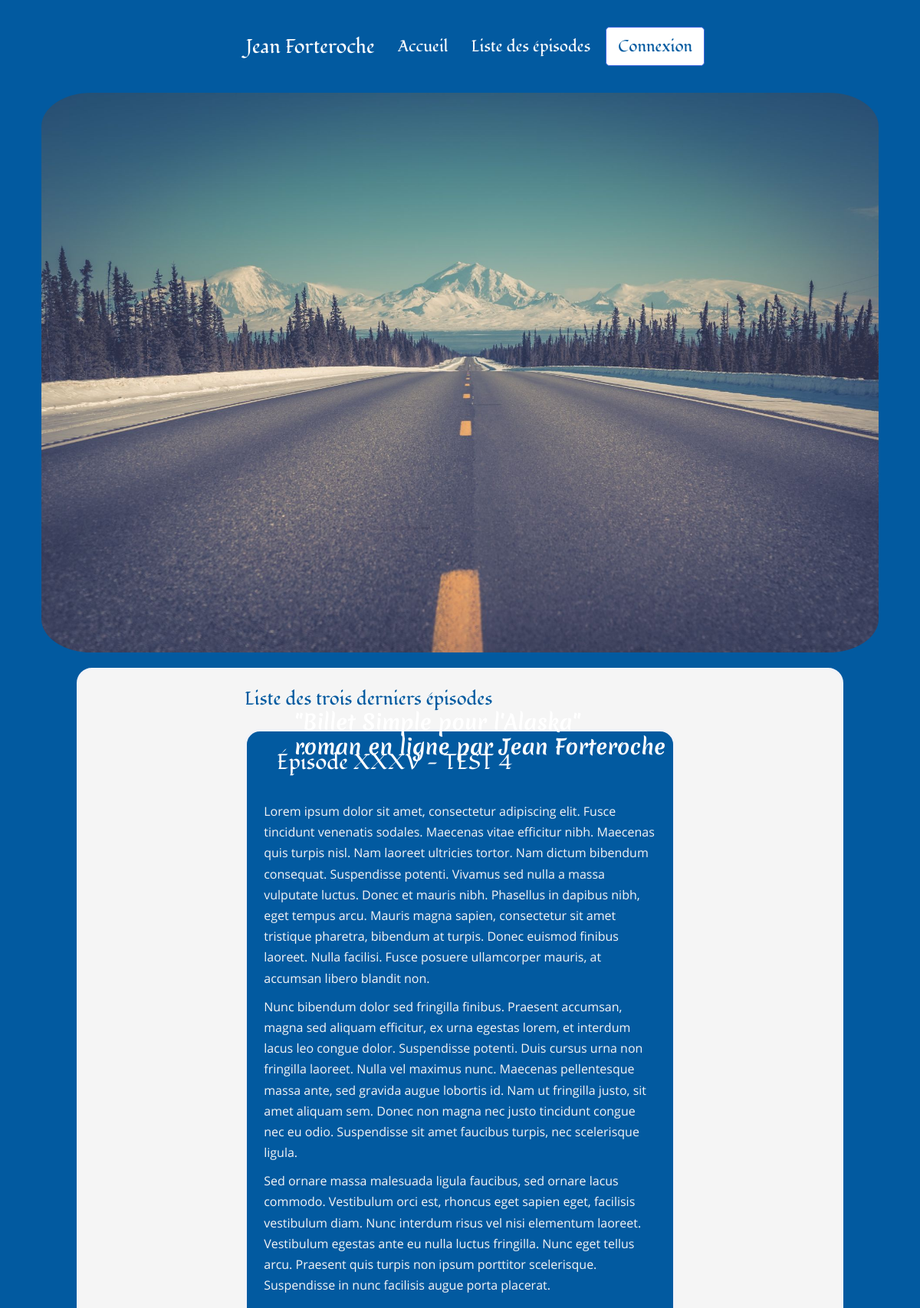
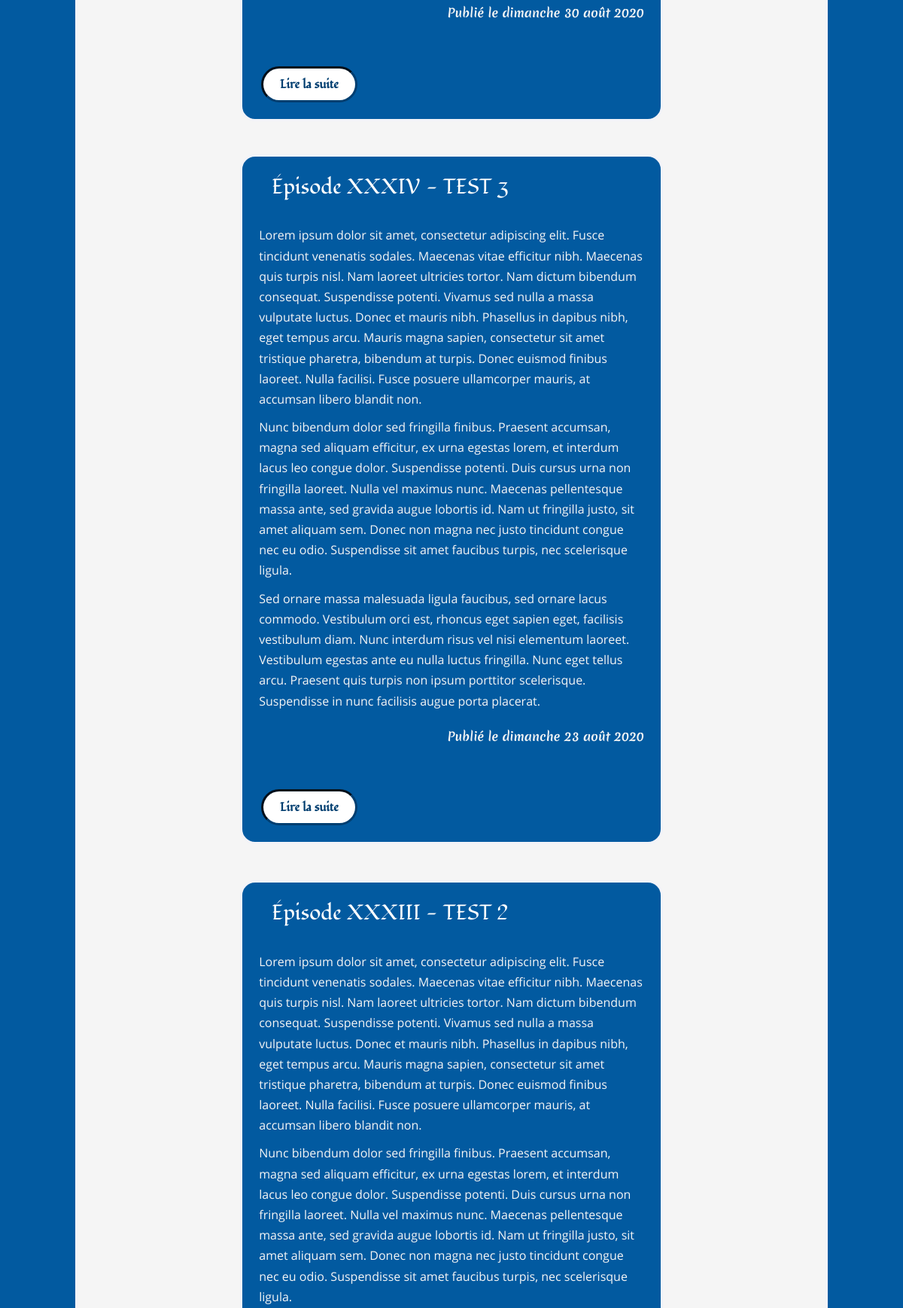
The page / (upper part) on the database its author committed (2 pictures, top to bottom).
### tables this page shows
CREATE TABLE IF NOT EXISTS `Posts` (
  `id` int(11) NOT NULL AUTO_INCREMENT,
  `chapter` SMALLINT(1) UNSIGNED NOT NULL,
  `title` varchar(255) NOT NULL,
  `introduction` text NOT NULL,
  `content` text NOT NULL,
  `post_date` datetime NOT NULL,
  `post_status` varchar(7) NOT NULL,
  PRIMARY KEY (`id`)
);

### src/View/View.php (called while the page is built, shortened)
<?php
class View
{
    public function render(array $data, string $origin): void
    {
        require_once "..\\templates\\${origin}\\${data['template']}.html.php";
        require_once "..\\templates\\${origin}\\layout.html.php";
    }
}

### src/Controller/Frontoffice/PostController.php (called while the page is built, shortened)
<?php
class PostController
{
    private PostManager $postManager;
    private View $view;
    public function __construct(PostManager $postManager, CommentManager $commentManager, View $view, Session $session, Error $error)
    {
        $this->postManager = $postManager;
        $this->view = $view;
    }
    public function displayHomeWithTheLastThreePosts(): void
    {
        $data = $this->postManager->showLastThreePosts();
        $this->view->render(['template' => 'home', 'allposts' => $data], 'frontoffice');
    }
}

### public/index.php (called while the page is built, shortened)
<?php
$router = new Router();
$router->run();

### src/Model/PostManager.php (called while the page is built, shortened)
<?php
class PostManager
{
    private $database;
    public function __construct(Database $database)
    {
        $this->database = $database->getPdo();
    }
    public function showLastThreePosts(): ?array
    {
        $request = $this->database->prepare('SET lc_time_names = \'fr_FR\';');
        $request->execute();
        $request = $this->database->prepare('SELECT id, title, introduction, CONCAT_WS(\' \', \'le\', DAYNAME(post_date), DAY(post_date), MONTHNAME(post_date), YEAR(post_date)) AS post_date_fr, post_status FROM posts WHERE post_status=\'publish\' ORDER BY post_date DESC LIMIT 0,3');
        $request->execute();
        $result = $request->fetchAll();
        return !$result ? null : $result;
    }
}

### src/Service/Database.php (called while the page is built, shortened)
<?php
class Database
{
    private $database;
    public function __construct()
    {
        $this->database = new \PDO('mysql:host=localhost;dbname=openclassrooms_project4;port=3306;charset=utf8mb4', 'root', 'vFaGsjLk8WpkQtxYJ8XZXAf690shjBzW', [
            \PDO::ATTR_ERRMODE => \PDO::ERRMODE_EXCEPTION,
            \PDO::ATTR_DEFAULT_FETCH_MODE => \PDO::FETCH_ASSOC
        ]);
    }
    public function getPdo(): \PDO
    {
        return $this->database;
    }
}

### templates/frontoffice/home.html.php (the view)
<?php if ($data['allposts'] === null): ?>
    <section>
        <p class="pError"> Erreur : l'affichage de la liste des trois derniers épisodes n'est pas possible. </p>
    </section>
<?php elseif ($data['allposts'] !== null): ?>
    <section>
        <h2>Liste des trois derniers épisodes</h2>
        <?php foreach($data['allposts'] as $post): ?>
                <article>
                    <h3>Épisode <?=$post['title']?></h3>
                    <p><?=$post['introduction']?></p>
                    <p class="pCreatedAt">Publié <?=$post['post_date_fr']?> </p>
                    <a href="index.php?action=detailOfPost&amp;id=<?=$post['id']?>" class="linkToTheRestOfThePost">Lire la suite</a>
                </article>
    </section>
    <?php endforeach; ?>
<?php endif; ?>

### public/css/style.css (style rules this page uses)
html { font-size: 100%; font-family: 'merienda_oneregular', Arial, sans-serif, serif; font-weight: 400; color: #FFF; box-sizing: border-box; }
*, *::before, *::after { box-sizing: inherit; }
html, body { margin:0; padding:0; }
body { font-size: 1rem; background-color: #025AA0; display: flex; flex-direction: column; align-items: center; }
a { color: white; text-decoration: none; }
section h2 { font-family: 'fondamentoregular', Arial, sans-serif, serif; }
article { display: flex; flex-direction: column; margin-top: 20px; color: whitesmoke; border: 3px solid rgb(242, 243, 248); border-radius: 20px; background-color: #025AA0; }
article:last-child { margin-bottom: 20px; }
article h3, article h4, article h5 { color: #FFF; padding-left: 7%; font-family: 'fondamentoregular', Arial, sans-serif, serif; }
p { line-height: 1.7; padding: 0 4%; margin-top: 0; margin-bottom: 10px; font-family: 'open_sansregular'; }
.pCreatedAt { font-family: 'merienda_oneregular', Arial, sans-serif, serif; text-align: end; }
.linkToTheRestOfThePost, .linkReadTheEntireEpisode, .inputTypeSubmitPublishComment, .linkToTheReportOfThePostComment, .inputTypeSubmitValidateLogin, .inputTypeSubmitRenewPassword , .inputTypeSubmitChangePassword, .inputTypeSubmitSaveDraft, .inputTypeSubmitPreview, .inputTypeSubmitPublish, .homeTab, .myProfileTab, .episodeListTab, .createAnEpisodeTab, .commentsTab, .logoutTab { width: 8rem; text-align: center; transition: border 1.3s ease, background-color 1.3s ease, color 0.7s ease; background-color: #FFF; color: #013E70; border: inset #013E70; border-radius: 2em; padding: 10px 10px; font-weight: 600; font-family: 'fondamentoregular', Arial, sans-serif, serif; margin-left: 4.5%; margin-bottom: 4%; align-self: flex-start; }
article, section h2, article h3, .linkPreviousPost, .linkNextPost, .linkPreviousPage, .linkNextPage, footer { margin: 1.5rem 0rem; }
.sectionPostComment, .pCreatedAt, .sectionH4TitleComments { margin-bottom: 3.5rem; }
h1, h2, h3, h4, h5, h6 { margin-top: 0; margin-bottom: .5rem; }
.h1, .h2, .h3, .h4, .h5, .h6, h1, h2, h3, h4, h5, h6 { margin-bottom: .5rem; font-weight: 500; line-height: 1.2; }
.h3, h3 { font-size: 1.75rem; }
@media all and (min-width: 600px) and (min-resolution: 1dppx) { p { width: 556px; } }
@media all and (min-width: 1024px) and (min-resolution: 1dppx) { section h2, .sectionH4TitleComments,.pControlPanelPage, .pError { color: #025AA0; } }

### rows shown on the page
posts: title "XXXV - TEST 4", introduction "Lorem ipsum dolor sit amet, consectetur adipiscing elit. Fusce tincidunt venenatis sodales. Maecenas vitae efficitur nibh. Maecenas quis turpis nisl. Nam laoreet ultricies tortor. Nam dictum bibendum consequat. Suspendisse potenti. Vivamus sed nulla a massa vulputate luctus. Donec et mauris nibh. Phasellus in dapibus nibh, eget tempus arcu. Mauris magna sapien, consectetur sit amet tristique pharetra, bibendum at turpis. Donec euismod finibus laoreet. Nulla facilisi. Fusce posuere ullamcorper mauris, at accumsan libero blandit non. Nunc bibendum dolor sed fringilla finibus. Praesent accumsan, magna sed aliquam efficitur, ex urna egestas lorem, et interdum lacus leo congue dolor. Suspendisse…", post_date_fr "le dimanche 30 août 2020"
posts: title "XXXIV - TEST 3", introduction "Lorem ipsum dolor sit amet, consectetur adipiscing elit. Fusce tincidunt venenatis sodales. Maecenas vitae efficitur nibh. Maecenas quis turpis nisl. Nam laoreet ultricies tortor. Nam dictum bibendum consequat. Suspendisse potenti. Vivamus sed nulla a massa vulputate luctus. Donec et mauris nibh. Phasellus in dapibus nibh, eget tempus arcu. Mauris magna sapien, consectetur sit amet tristique pharetra, bibendum at turpis. Donec euismod finibus laoreet. Nulla facilisi. Fusce posuere ullamcorper mauris, at accumsan libero blandit non. Nunc bibendum dolor sed fringilla finibus. Praesent accumsan, magna sed aliquam efficitur, ex urna egestas lorem, et interdum lacus leo congue dolor. Suspendisse…", post_date_fr "le dimanche 23 août 2020"
posts: title "XXXIII - TEST 2", introduction "Lorem ipsum dolor sit amet, consectetur adipiscing elit. Fusce tincidunt venenatis sodales. Maecenas vitae efficitur nibh. Maecenas quis turpis nisl. Nam laoreet ultricies tortor. Nam dictum bibendum consequat. Suspendisse potenti. Vivamus sed nulla a massa vulputate luctus. Donec et mauris nibh. Phasellus in dapibus nibh, eget tempus arcu. Mauris magna sapien, consectetur sit amet tristique pharetra, bibendum at turpis. Donec euismod finibus laoreet. Nulla facilisi. Fusce posuere ullamcorper mauris, at accumsan libero blandit non. Nunc bibendum dolor sed fringilla finibus. Praesent accumsan, magna sed aliquam efficitur, ex urna egestas lorem, et interdum lacus leo congue dolor. Suspendisse…"
